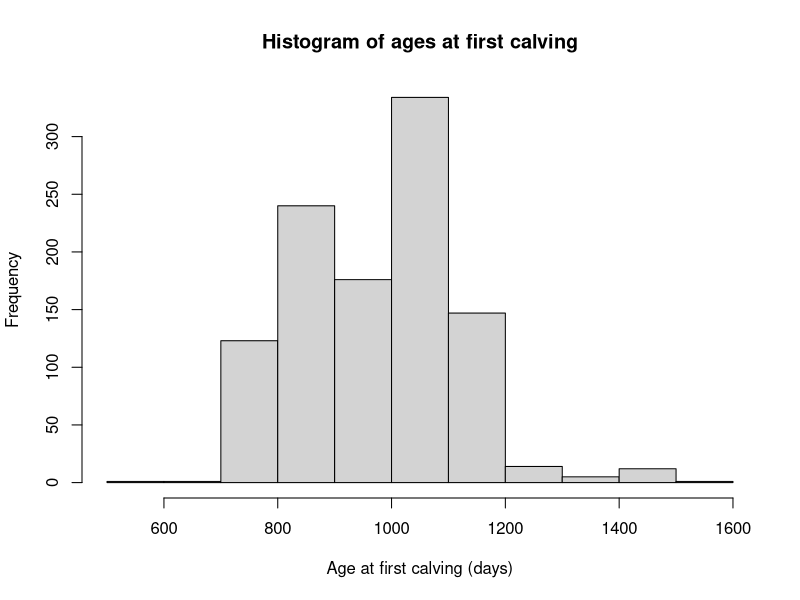
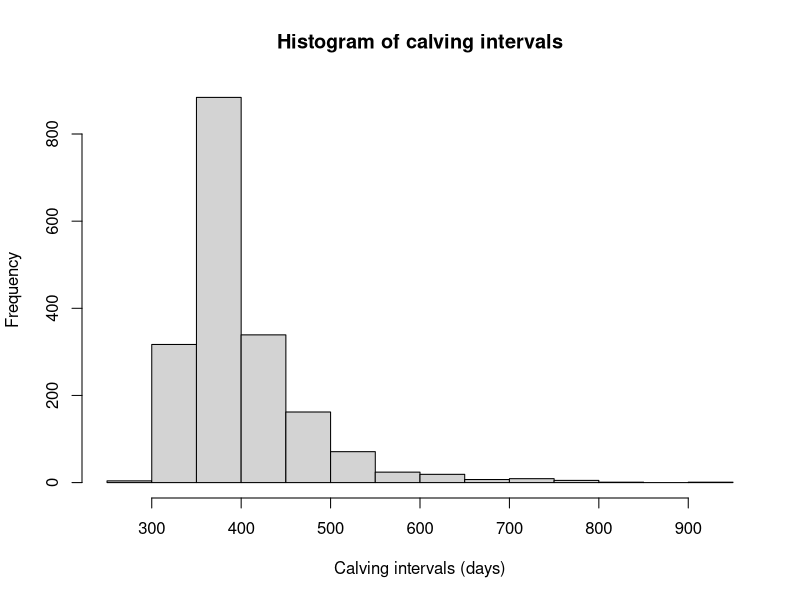

These charts were generated, in order, by the following R code:
## ---- chunk 1
mvt  <- read.table("data/mvt.txt", 
                   sep = ",", dec = ".", header = TRUE)
rec  <- read.table("data/rec.txt", 
                   sep = ",", dec = ".", header = TRUE)
ais  <- read.table("data/ais.txt", 
                   sep = ",", dec = ".", header = TRUE)
anim <- read.table("data/anim.txt", 
                   sep = ",", dec = ".", header = TRUE)
## ---- chunk 2
head(anim)
## ---- chunk 3
head(rec)
## ---- chunk 4
head(ais)
## ---- chunk 5
head(mvt)
## ---- chunk 6
table(mvt$cause_IN)
## ---- chunk 7
table(mvt$cause_IN)
## ---- chunk 8
start_date <- "2006-01-01"
end_date   <- "2006-12-31"
## ---- chunk 9
lac <- rec[, c("herdID", "cowID", "date_calv", "parity")]
lac <- lac[-which(duplicated(lac)),]
## ---- chunk 10
lac_p1 <- lac[lac$parity == 1, -match("parity", colnames(lac))]
## ---- chunk 11
lac_p1 <- merge(lac_p1, anim[, c("cowID", "date_birth")], by = "cowID", all.x = TRUE)
## ---- chunk 12
lac_p1$age_calv1 <- with(lac_p1, as.numeric(as.Date(date_calv) - as.Date(date_birth)))
## ---- chunk 13
hist(lac_p1$age_calv1,
     main = "Histogram of ages at first calving",
     xlab = "Age at first calving (days)")
## ---- chunk 14
quantile(lac_p1$age_calv1, c(.25, .5, .75), na.rm = TRUE)
## ---- chunk 15
lac <- lac[order(lac$cowID, as.Date(lac$date_calv)),]
lac$pcowID <- c(NA, lac$cowID[-nrow(lac)])
lac$date_pcalv <- c(NA, as.character(lac$date_calv)[-nrow(lac)])
lac$calv_int <- with(lac, ifelse(cowID == pcowID,
                                 as.numeric(as.Date(date_calv) - as.Date(date_pcalv)),
                                 NA))
lac <- lac[, -match(c("pcowID", "date_pcalv"), colnames(lac))]
lac <- lac[order(lac$herdID, as.Date(lac$date_calv)),]
## ---- chunk 16
hist(lac$calv_int,
     main = "Histogram of calving intervals",
     xlab = "Calving intervals (days)")
## ---- chunk 17
quantile(lac$calv_int, c(.25, .5, .75), na.rm = TRUE)
## ---- chunk 18
scc_T <- 200
## ---- chunk 19
with(rec, length(scc[scc > scc_T]) / length(scc))
## ---- chunk 20
with(rec[as.Date(rec$date_mr) >= start_date & as.Date(rec$date_mr) <= end_date,], 
           length(scc[scc > scc_T]) / length(scc))
## ---- chunk 21
with(rec[as.Date(rec$date_mr) >= start_date & as.Date(rec$date_mr) <= end_date,], 
           tapply(scc, herdID, function(x) length(x[x > scc_T]) / length(x)))
## ---- chunk 22
rec <- rec[order(rec$cowID, as.Date(rec$date_mr)),]
rec$Dim <- with(rec, as.numeric(as.Date(date_mr) - as.Date(date_calv)))
rec$pcowID   <- c(NA, rec$cowID[-nrow(rec)])
rec$pdate_mr <- c(NA, as.character(rec$date_mr)[-nrow(rec)])
rec$pdate_mr <- with(rec, ifelse(cowID == pcowID, pdate_mr, NA))
rec$pDim     <- c(NA, rec$Dim[-nrow(rec)])
rec$pDim     <- with(rec, ifelse(cowID == pcowID, pDim, NA))
rec$pscc     <- c(NA, rec$scc[-nrow(rec)])
rec$pscc     <- with(rec, ifelse(cowID == pcowID, pscc, NA))

rec <- rec[, -match(c("pcowID", "pdate_mr"), colnames(rec))]
## ---- chunk 23
with(rec[!is.na(rec$scc) & !is.na(rec$pscc) & rec$Dim > rec$pDim,],
  length(scc[scc >= scc_T & pscc < scc_T]) / length(scc[pscc < scc_T]))
## ---- chunk 24
with(rec[as.Date(rec$date_mr) >= start_date & as.Date(rec$date_mr) <= end_date & !is.na(rec$scc) & !is.na(rec$pscc) & rec$Dim > rec$pDim,],
  length(scc[scc >= scc_T & pscc < scc_T]) / length(scc[pscc < scc_T]))
## ---- chunk 25
rec$Irais <- rep(NA)

rec$Irais[!is.na(rec$scc) & !is.na(rec$pscc)] <- with(rec[!is.na(rec$scc) & !is.na(rec$pscc),], ifelse(pscc < 200, 0, Irais))

rec$Irais[!is.na(rec$Irais)] <- with(rec[!is.na(rec$Irais),],
                                    ifelse(scc >= 200, 1, 0))

with(rec[!is.na(rec$Irais) & rec$Dim > rec$pDim,], 
     tapply(Irais, herdID, function(x) length(x[x == 1]) / length(x)))
## ---- chunk 26
with(rec[!is.na(rec$Irais) & rec$Dim < rec$pDim,], 
     tapply(Irais, herdID, function(x) length(x[x == 1]) / length(x)))
## ---- chunk 27
rec$Icur <- rep(NA)

rec$Icur[!is.na(rec$scc) & !is.na(rec$pscc)] <- with(rec[!is.na(rec$scc) & !is.na(rec$pscc),], ifelse(pscc >= 200, 0, Icur))

rec$Icur[!is.na(rec$Icur)] <- with(rec[!is.na(rec$Icur),],
                                    ifelse(scc < 200, 1, 0))

with(rec[!is.na(rec$Icur) & rec$Dim < rec$pDim,], 
     tapply(Icur, herdID, function(x) length(x[x == 1]) / length(x)))
## ---- chunk 28
rec$fpr <- with(rec, bfat / prot)
## ---- chunk 29
fpr_ket_T     <- 1.4
fpr_ket_lbDim <- 30
fpr_ket_ubDim <- 100
## ---- chunk 30
with(rec[rec$Dim >= fpr_ket_lbDim & rec$Dim <= fpr_ket_ubDim,], 
     length(fpr[fpr > fpr_ket_T]) / length(fpr))
## ---- chunk 31
with(rec[rec$Dim >= fpr_ket_lbDim & rec$Dim <= fpr_ket_ubDim,], 
     length(fpr[fpr > fpr_ket_T]) / length(fpr))
## ---- chunk 32
with(rec[rec$Dim >= fpr_ket_lbDim & rec$Dim <= fpr_ket_ubDim,], 
     tapply(fpr, herdID, function(x) length(x[x > fpr_ket_T]) / length(x)))
## ---- chunk 33
fpr_sara_T <- 1.0
## ---- chunk 34
with(rec, 
     length(fpr[fpr < fpr_sara_T]) / length(fpr))
## ---- chunk 35
with(rec, 
     length(fpr[fpr < fpr_sara_T]) / length(fpr))
## ---- chunk 36
with(rec, 
     tapply(fpr, herdID, function(x) length(x[x < fpr_sara_T]) / length(x)))
